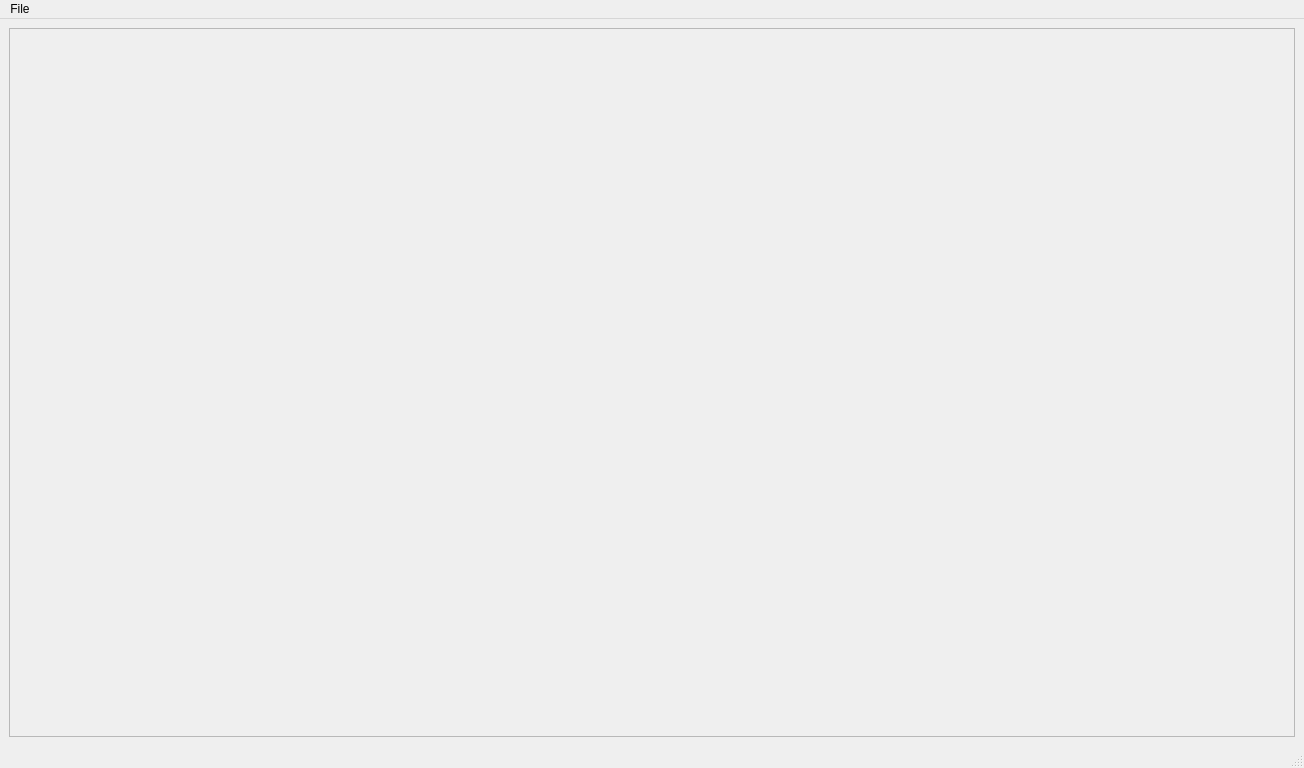
<?xml version="1.0" encoding="UTF-8"?>
<ui version="4.0">
 <class>jsonwindow</class>
 <widget class="QMainWindow" name="jsonwindow">
  <property name="geometry">
   <rect>
    <x>0</x>
    <y>0</y>
    <width>1304</width>
    <height>768</height>
   </rect>
  </property>
  <property name="acceptDrops">
   <bool>false</bool>
  </property>
  <property name="windowTitle">
   <string>Json Convertion</string>
  </property>
  <widget class="QWidget" name="centralwidget">
   <layout class="QVBoxLayout" name="verticalLayout">
    <item>
     <widget class="QScrollArea" name="scrollArea">
      <property name="widgetResizable">
       <bool>true</bool>
      </property>
      <widget class="QWidget" name="scrollAreaWidgetContents">
       <property name="geometry">
        <rect>
         <x>0</x>
         <y>0</y>
         <width>1284</width>
         <height>702</height>
        </rect>
       </property>
      </widget>
     </widget>
    </item>
   </layout>
  </widget>
  <widget class="QMenuBar" name="menubar">
   <property name="geometry">
    <rect>
     <x>0</x>
     <y>0</y>
     <width>1304</width>
     <height>23</height>
    </rect>
   </property>
   <widget class="QMenu" name="menuFile">
    <property name="title">
     <string>File</string>
    </property>
    <addaction name="actionSave"/>
    <addaction name="actionExit"/>
   </widget>
   <addaction name="menuFile"/>
  </widget>
  <widget class="QStatusBar" name="statusbar"/>
  <action name="actionSave">
   <property name="icon">
    <iconset resource="resources.qrc">
     <normaloff>:/images/images/diskette.png</normaloff>:/images/images/diskette.png</iconset>
   </property>
   <property name="text">
    <string>Save</string>
   </property>
  </action>
  <action name="actionExit">
   <property name="icon">
    <iconset resource="resources.qrc">
     <normaloff>:/images/images/power-off.png</normaloff>:/images/images/power-off.png</iconset>
   </property>
   <property name="text">
    <string>Exit</string>
   </property>
  </action>
 </widget>
 <resources>
  <include location="resources.qrc"/>
 </resources>
 <connections/>
</ui>
